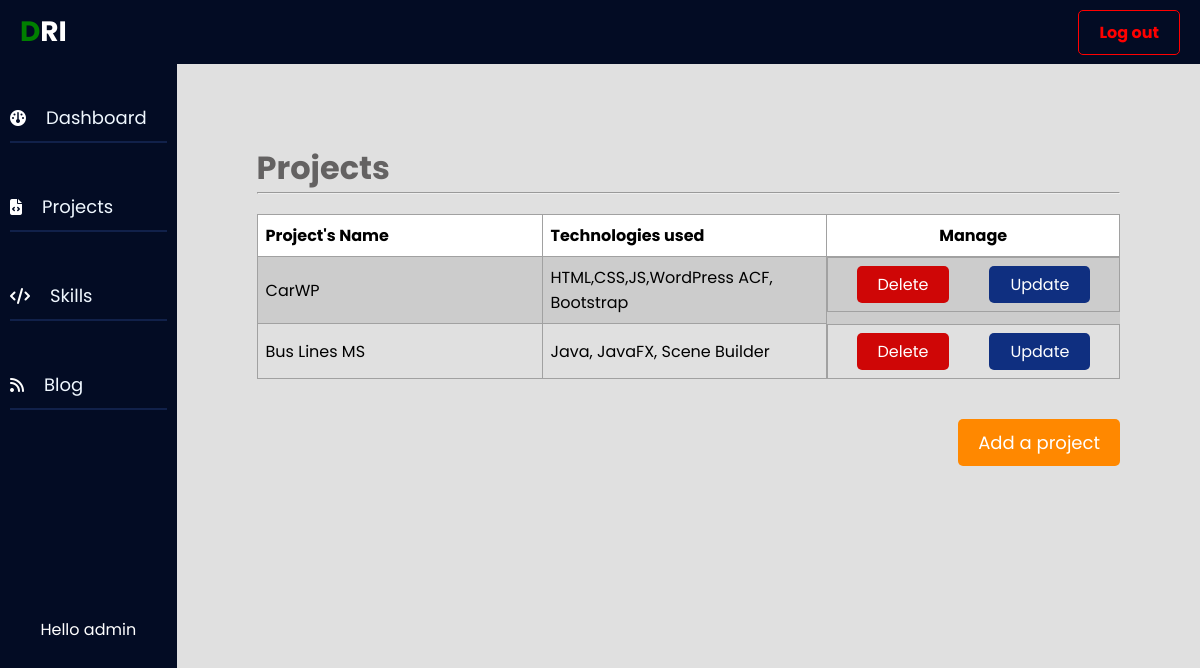
The page /admin/projects.php (signed in) on the database its author committed.
### tables this page shows
CREATE TABLE `projects` (
  `id` int(5) NOT NULL,
  `name` varchar(255) NOT NULL,
  `technologies` varchar(255) NOT NULL,
  `description` varchar(255) NOT NULL,
  `image` longblob NOT NULL,
  `github` varchar(255) NOT NULL
);

### admin/projects.php (the view, shortened to what this page needs)
<?php
require 'navSide.php';
include_once("config.php");
$sql = "SELECT * FROM projects";
$getProjects = $conn->prepare($sql);
$getProjects->execute();
$projects = $getProjects->fetchAll();
?>
<html lang="en">
<head>
</head>
<body>
    <div class="pageContainer">
        <h1>Projects</h1>
        <hr>
        <div class="scrollit">
            <table>
                <tr>
                    <th>Project's Name</th>
                    <th class="hideMobile">Technologies used</th>
                    <th class="deleteUpdateTH">Manage</th>
                </tr>
                <tr>
                    <?php
                    $category = "projects";
                    foreach ($projects as $project) {
                    ?>
                        <td><?= $project['name'] ?></td>
                        <td class="hideMobile"><?= $project['technologies'] ?> </td>
                        <td class="deleteUpdateContainer">
                            <?= "<a class='dashboardDeleteBtn' href='delete.php?id=$project[id]&arg=$category'>Delete</a>" ?>
                            <?= "<a class='dashboardUpdateBtn' href='updateProject.php?id=$project[id]'>Update</a>" ?>
                        </td>
                </tr>
            <?php } ?>
            </table>
        </div>
        <a href="addProject.php" class="dashboardButton">Add a project</a>
    </div>
    </div>
</body>
</html>

### admin/css/dashboard.css (style rules this page uses)
:root { --mainColor: #030c24; --bgColor: #e0e0e0; }
* { margin: 0; padding: 0; box-sizing: border-box; font-family: 'Poppins'; }
body { background-color: var(--bgColor); }
.pageContainer { width: 100%; padding: 10vh; }
.pageContainer h1 { color: #646262; }
table { border-collapse: collapse; margin: 20 0; }
th { background-color: white; }
td, th { text-align: left; padding: 8px; border: 1px solid #a1a1a1; width: 33%; }
tr:nth-child(even) { background-color: #cccccc; }
.deleteUpdateTH { width: 20%; text-align: center; }
.dashboardButton { background-color: #ff8800; text-decoration: none; padding: 10 20; float: right; color: white; border-radius: 5px; margin: 20 0; outline: none; border: none; cursor: pointer; font-size: 18px; }
.deleteUpdateContainer { width: 100%; display: flex; justify-content: center; align-items: center; }
.dashboardDeleteBtn, .dashboardUpdateBtn { text-decoration: none; color: white; border-radius: 5px; outline: none; border: none; cursor: pointer; font-size: 16px; padding: 5 20; margin:0 20; border:1px solid transparent; }
.dashboardDeleteBtn { background-color: #cf0606; }
.dashboardUpdateBtn { background-color: #0f2f80; }

### rows shown on the page
projects: name "CarWP", technologies "HTML,CSS,JS,WordPress ACF, Bootstrap"
projects: name "Bus Lines MS", technologies "Java, JavaFX, Scene Builder"

### other values the page prints
$_SESSION['username'] "admin"
